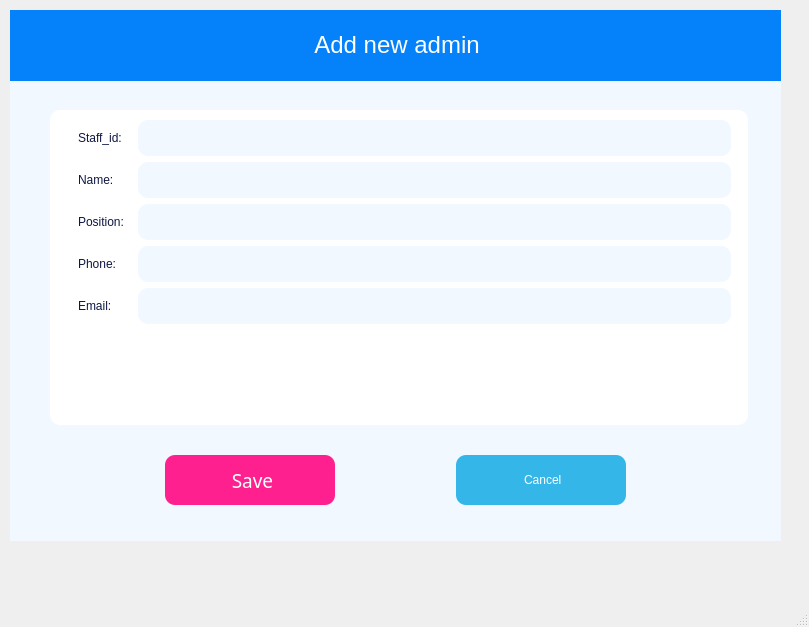
<?xml version="1.0" encoding="UTF-8"?>
<ui version="4.0">
 <class>MainWindowAddAdmin</class>
 <widget class="QMainWindow" name="MainWindowAddAdmin">
  <property name="geometry">
   <rect>
    <x>0</x>
    <y>0</y>
    <width>809</width>
    <height>627</height>
   </rect>
  </property>
  <property name="windowTitle">
   <string>Add new admin</string>
  </property>
  <widget class="QWidget" name="centralwidget">
   <widget class="QGroupBox" name="groupBox">
    <property name="geometry">
     <rect>
      <x>50</x>
      <y>110</y>
      <width>698</width>
      <height>315</height>
     </rect>
    </property>
    <property name="maximumSize">
     <size>
      <width>100000</width>
      <height>700</height>
     </size>
    </property>
    <property name="styleSheet">
     <string notr="true">padding: 5px;
border-radius: 10px;
background-color: rgb(255, 255, 255);
color: rgb(77, 77, 77);
font: 25 12pt &quot;Montserrat Light&quot;;</string>
    </property>
    <property name="title">
     <string/>
    </property>
    <widget class="QWidget" name="formLayoutWidget">
     <property name="geometry">
      <rect>
       <x>20</x>
       <y>10</y>
       <width>661</width>
       <height>295</height>
      </rect>
     </property>
     <layout class="QFormLayout" name="formLayout">
      <item row="0" column="0">
       <widget class="QLabel" name="label_2">
        <property name="styleSheet">
         <string notr="true">color: rgb(14, 23, 67);
font: 57 12pt &quot;Montserrat Medium&quot;;</string>
        </property>
        <property name="text">
         <string>Staff_id:</string>
        </property>
       </widget>
      </item>
      <item row="1" column="0">
       <widget class="QLabel" name="label_3">
        <property name="styleSheet">
         <string notr="true">color: rgb(14, 23, 67);
font: 57 12pt &quot;Montserrat Medium&quot;;</string>
        </property>
        <property name="text">
         <string>Name:</string>
        </property>
       </widget>
      </item>
      <item row="2" column="0">
       <widget class="QLabel" name="label_4">
        <property name="styleSheet">
         <string notr="true">color: rgb(14, 23, 67);
font: 57 12pt &quot;Montserrat Medium&quot;;</string>
        </property>
        <property name="text">
         <string>Position:</string>
        </property>
       </widget>
      </item>
      <item row="3" column="0">
       <widget class="QLabel" name="label_5">
        <property name="styleSheet">
         <string notr="true">color: rgb(14, 23, 67);
font: 57 12pt &quot;Montserrat Medium&quot;;</string>
        </property>
        <property name="text">
         <string>Phone:</string>
        </property>
       </widget>
      </item>
      <item row="4" column="0">
       <widget class="QLabel" name="label_6">
        <property name="styleSheet">
         <string notr="true">color: rgb(14, 23, 67);
font: 57 12pt &quot;Montserrat Medium&quot;;</string>
        </property>
        <property name="text">
         <string>Email:</string>
        </property>
       </widget>
      </item>
      <item row="0" column="1">
       <widget class="QLineEdit" name="lineEditStaffID">
        <property name="styleSheet">
         <string notr="true">background-color: rgb(242, 248, 255);
color: rgb(14, 23, 67);
font: 57 12pt &quot;Montserrat Medium&quot;;
padding: 10px;</string>
        </property>
        <property name="frame">
         <bool>false</bool>
        </property>
       </widget>
      </item>
      <item row="1" column="1">
       <widget class="QLineEdit" name="lineEditName">
        <property name="styleSheet">
         <string notr="true">background-color: rgb(242, 248, 255);
color: rgb(14, 23, 67);
font: 57 12pt &quot;Montserrat Medium&quot;;
padding: 10px;</string>
        </property>
       </widget>
      </item>
      <item row="2" column="1">
       <widget class="QLineEdit" name="lineEditPosition">
        <property name="styleSheet">
         <string notr="true">background-color: rgb(242, 248, 255);
color: rgb(14, 23, 67);
font: 57 12pt &quot;Montserrat Medium&quot;;
padding: 10px;</string>
        </property>
       </widget>
      </item>
      <item row="3" column="1">
       <widget class="QLineEdit" name="lineEditPhone">
        <property name="styleSheet">
         <string notr="true">background-color: rgb(242, 248, 255);
color: rgb(14, 23, 67);
font: 57 12pt &quot;Montserrat Medium&quot;;
padding: 10px;</string>
        </property>
       </widget>
      </item>
      <item row="4" column="1">
       <widget class="QLineEdit" name="lineEditEmail">
        <property name="styleSheet">
         <string notr="true">background-color: rgb(242, 248, 255);
color: rgb(14, 23, 67);
font: 57 12pt &quot;Montserrat Medium&quot;;
padding: 10px;</string>
        </property>
       </widget>
      </item>
     </layout>
    </widget>
   </widget>
   <widget class="QLabel" name="label_8">
    <property name="geometry">
     <rect>
      <x>10</x>
      <y>10</y>
      <width>771</width>
      <height>531</height>
     </rect>
    </property>
    <property name="styleSheet">
     <string notr="true">background-color: rgb(242, 248, 255);</string>
    </property>
    <property name="text">
     <string/>
    </property>
   </widget>
   <widget class="QLabel" name="label">
    <property name="geometry">
     <rect>
      <x>10</x>
      <y>10</y>
      <width>771</width>
      <height>71</height>
     </rect>
    </property>
    <property name="styleSheet">
     <string notr="true">  background-color: #0581F9;
font: 75 24pt &quot;CocogooseProTrial Bold&quot;;
    padding: 5px;

	color: rgb(255, 255, 255);
</string>
    </property>
    <property name="text">
     <string>&lt;html&gt;&lt;head/&gt;&lt;body&gt;&lt;p align=&quot;center&quot;&gt;&lt;span style=&quot; font-size:18pt;&quot;&gt;Add new admin&lt;/span&gt;&lt;/p&gt;&lt;/body&gt;&lt;/html&gt;</string>
    </property>
   </widget>
   <widget class="QWidget" name="horizontalLayoutWidget">
    <property name="geometry">
     <rect>
      <x>50</x>
      <y>440</y>
      <width>691</width>
      <height>80</height>
     </rect>
    </property>
    <layout class="QHBoxLayout" name="horizontalLayout">
     <item>
      <widget class="QPushButton" name="pushButtonSave">
       <property name="maximumSize">
        <size>
         <width>170</width>
         <height>50</height>
        </size>
       </property>
       <property name="font">
        <font>
         <family>Montserrat Medium</family>
         <pointsize>14</pointsize>
         <weight>7</weight>
         <italic>false</italic>
         <bold>false</bold>
        </font>
       </property>
       <property name="toolTip">
        <string>&lt;html&gt;&lt;head/&gt;&lt;body&gt;&lt;p&gt;&lt;span style=&quot; font-size:12pt; color:#ff2090;&quot;&gt;New&lt;/span&gt;&lt;/p&gt;&lt;/body&gt;&lt;/html&gt;</string>
       </property>
       <property name="toolTipDuration">
        <number>-1</number>
       </property>
       <property name="styleSheet">
        <string notr="true">QPushButton {
    background-color: #FF2090; /* Màu nền mặc định */

    border-radius: 10px; 
    padding: 5px;
 
	font: 57 14pt &quot;Montserrat Medium&quot;;
	color: rgb(255, 255, 255);
}

QPushButton:hover {
    background-color: #FFA2D1; /* Màu khi di chuột */  
}

QPushButton:pressed {
    background-color: #FF2090; /* Màu khi nhấn */
}

QPushButton:focus {
    border: 5px solid #FFA2D1; /* Viền khi nút được focus */ 
}



</string>
       </property>
       <property name="text">
        <string> Save</string>
       </property>
       <property name="icon">
        <iconset>
         <normaloff>../../RESOURCE/ICON/1.png</normaloff>../../RESOURCE/ICON/1.png</iconset>
       </property>
       <property name="iconSize">
        <size>
         <width>30</width>
         <height>30</height>
        </size>
       </property>
      </widget>
     </item>
     <item>
      <widget class="QPushButton" name="pushButtonCancel">
       <property name="maximumSize">
        <size>
         <width>170</width>
         <height>50</height>
        </size>
       </property>
       <property name="toolTip">
        <string>&lt;html&gt;&lt;head/&gt;&lt;body&gt;&lt;p&gt;&lt;span style=&quot; font-size:12pt; color:#35b6e8;&quot;&gt;Edit&lt;/span&gt;&lt;/p&gt;&lt;/body&gt;&lt;/html&gt;</string>
       </property>
       <property name="styleSheet">
        <string notr="true">QPushButton {
    background-color: #35B6E8; /* Màu nền mặc định */

    border-radius: 10px; 
    padding: 5px;
 
	font: 57 14pt &quot;Montserrat Medium&quot;;
	color: rgb(255, 255, 255);

}

QPushButton:hover {
    background-color: #A3E3FC; /* Màu khi di chuột */  

}

QPushButton:pressed {
    background-color: #35B6E8; /* Màu khi nhấn */
}

QPushButton:focus {
    border: 5px solid #A3E3FC; /* Viền khi nút được focus */ 
}
</string>
       </property>
       <property name="text">
        <string> Cancel</string>
       </property>
       <property name="icon">
        <iconset>
         <normaloff>../../RESOURCE/ICON/cancel.png</normaloff>../../RESOURCE/ICON/cancel.png</iconset>
       </property>
       <property name="iconSize">
        <size>
         <width>30</width>
         <height>30</height>
        </size>
       </property>
      </widget>
     </item>
    </layout>
   </widget>
   <zorder>label_8</zorder>
   <zorder>groupBox</zorder>
   <zorder>label</zorder>
   <zorder>horizontalLayoutWidget</zorder>
  </widget>
  <widget class="QMenuBar" name="menubar">
   <property name="geometry">
    <rect>
     <x>0</x>
     <y>0</y>
     <width>809</width>
     <height>26</height>
    </rect>
   </property>
  </widget>
  <widget class="QStatusBar" name="statusbar"/>
 </widget>
 <resources/>
 <connections/>
</ui>
